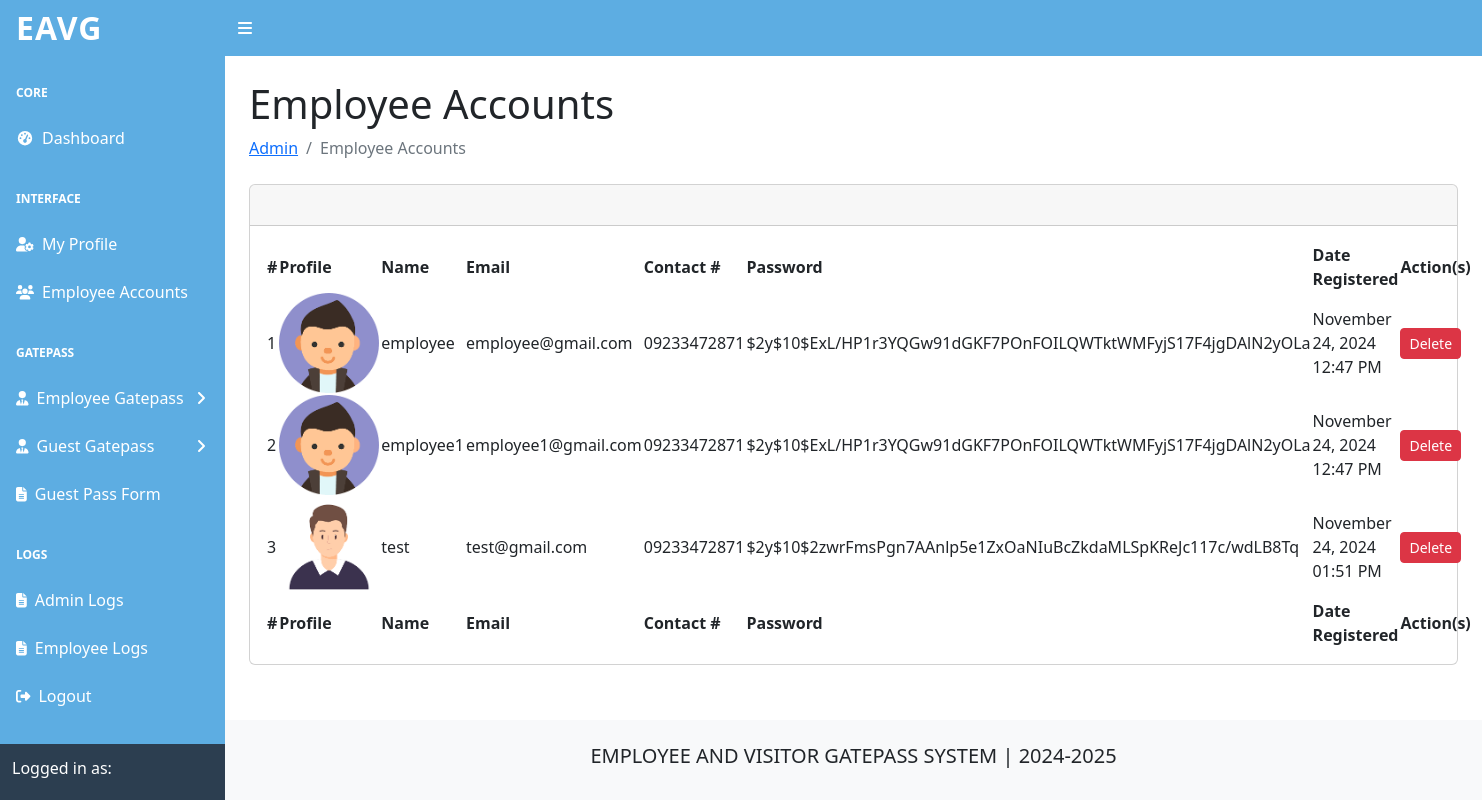
The page /admin/employee-accounts.php on the database its author committed.
### tables this page shows
CREATE TABLE `employee_accounts` (
  `id` int(11) NOT NULL,
  `image` varchar(200) NOT NULL,
  `name` varchar(80) NOT NULL,
  `email` varchar(80) NOT NULL,
  `contact_number` varchar(20) NOT NULL,
  `password` varchar(200) NOT NULL,
  `user_type` varchar(30) NOT NULL,
  `date_registered` datetime NOT NULL DEFAULT current_timestamp()
);

### admin/employee-accounts.php (the view, shortened to what this page needs)
<?php
    include('../includes/admin-header.php');
    $employee_accounts = $connForAccounts->query("SELECT * FROM `employee_accounts`")->fetchAll(PDO::FETCH_ASSOC);
?>
<main>
    <div class="container-fluid px-4">
        <h1 class="mt-4">Employee Accounts</h1>
        <ol class="breadcrumb mb-4">
            <li class="breadcrumb-item"><a href="admin.php">Admin</a></li>
            <li class="breadcrumb-item active">Employee Accounts</li>
        </ol>
        <div class="card mb-4 mt-4">
            <div class="card-header">
                <br>
            </div>
            <div class="card-body">
                <table id="datatablesSimple">
                    <thead>
                        <tr>
                            <th>#</th>
                            <th>Profile</th>
                            <th>Name</th>
                            <th>Email</th>
                            <th>Contact #</th>
                            <th>Password</th>
                            <th>Date Registered</th>
                            <th>Action(s)</th>
                        </tr>
                    </thead>
                    <tfoot>
                        <tr>
                            <th>#</th>
                            <th>Profile</th>
                            <th>Name</th>
                            <th>Email</th>
                            <th>Contact #</th>
                            <th>Password</th>
                            <th>Date Registered</th>
                            <th>Action(s)</th>
                        </tr>
                    </tfoot>
                    <tbody>
                        <?php
                            $count = 1;
                            foreach ($employee_accounts as $accounts):
                            ?>
                            <tr>
                                <td><?php echo $count++; ?></td>
                                <td><img src="../images/profile/<?php echo ($accounts['image']); ?>" alt="Image" style="width: 100px; height: auto;"></td>
                                <td><?php echo ($accounts['name']); ?></td>
                                <td><?php echo ($accounts['email']); ?></td>
                                <td><?php echo ($accounts['contact_number']); ?></td>
                                <td><?php echo ($accounts['password']); ?></td>
                                <td><?php echo date('F j, Y h:i A', strtotime($accounts['date_registered'])); ?></td>
                                <td>
                                    <form method="POST" action="" class="delete-form">
                                        <button type="submit" class="btn btn-danger btn-sm delete-button">Delete</button>
                                    </form>
                                </td>
                            </tr>
                        <?php endforeach; ?>
                    </tbody>
                </table>
            </div>
        </div>
    </div>
</main>
<?php include('../includes/footer.php');?>
<?php include('../includes/scripts.php');?>

### includes/admin-header.php (shortened to what this page needs)
<!DOCTYPE html>
<html lang="en">
    <head>
        <link href="https://stackpath.bootstrapcdn.com/bootstrap/4.5.2/css/bootstrap.min.css" rel="stylesheet">
        <link href="https://cdn.jsdelivr.net/npm/simple-datatables@7.1.2/dist/style.min.css" rel="stylesheet" />
        <link href="../css/dashboard.css" rel="stylesheet" />
    </head>
    <body class="sb-nav-fixed">
        <nav class="sb-topnav navbar navbar-expand" style="background-color: #5DADE2;">
            <a class="navbar-brand ps-3 text-white" href="admin.php">EAVG</a>
            <button class="btn btn-link order-1 order-lg-0 me-4 me-lg-0" id="sidebarToggle" href="admin.php"><i class="fas fa-bars text-white"></i></button>
        </nav>
        <div id="layoutSidenav">
            <div id="layoutSidenav_nav">
                <nav class="sb-sidenav accordion sb-sidenav-light" id="sidenavAccordion" style="background-color: #5DADE2;">
                    <div class="sb-sidenav-menu">
                        <div class="nav">
                            <div class="sb-sidenav-menu-heading text-white">Core</div>
                            <a class="nav-link text-white" href="admin.php">
                                <div class="sb-nav-link-icon">
                                    <i class="fas fa-fw fa-tachometer-alt text-white"></i>
                                </div>
                                Dashboard
                            </a>
                            <div class="sb-sidenav-menu-heading text-white">Interface</div>
                            <a class="nav-link text-white" href="profile.php">
                                <div class="sb-nav-link-icon">
                                    <i class="fas fa-user-cog text-white"></i>
                                </div>
                                My Profile
                            </a>
                            <a class="nav-link text-white" href="employee-accounts.php">
                                <div class="sb-nav-link-icon">
                                    <i class="fas fa-users text-white"></i>
                                </div>
                                Employee Accounts
                            </a>
                            <div class="sb-sidenav-menu-heading text-white">Gatepass</div>
                            <a class="nav-link collapsed text-white" href="#" data-bs-toggle="collapse" data-bs-target="#collapseLayouts" aria-expanded="false" aria-controls="collapseLayouts">
                                <div class="sb-nav-link-icon"><i class="fas fa-user-tie text-white"></i></div>
                                Employee Gatepass
                                <div class="sb-sidenav-collapse-arrow"><i class="fas fa-angle-down text-white"></i></div>
                            </a>
                            <a class="nav-link collapsed text-white" href="#" data-bs-toggle="collapse" data-bs-target="#guest" aria-expanded="false" aria-controls="guest">
                                <div class="sb-nav-link-icon"><i class="fas fa-user-tie text-white"></i></div>
                                Guest Gatepass
                                <div class="sb-sidenav-collapse-arrow"><i class="fas fa-angle-down text-white"></i></div>
                            </a>
                            <a class="nav-link text-white" href="guest-form.php">
                                <div class="sb-nav-link-icon">
                                    <i class="fas fa-file-alt text-white"></i>
                                </div>
                                Guest Pass Form
                            </a>
                            <div class="sb-sidenav-menu-heading text-white">Logs</div>
                            <a class="nav-link text-white" href="logs-admin.php">
                                <div class="sb-nav-link-icon">
                                    <i class="fas fa-file-alt text-white"></i>
                                </div>
                                Admin Logs
                            </a>
                            <a class="nav-link text-white" href="logs-employee.php">
                                <div class="sb-nav-link-icon">
                                    <i class="fas fa-file-alt text-white"></i>
                                </div>
                                Employee Logs
                            </a>
                            <a class="nav-link text-white" href="#" id="logout">
                                <div class="sb-nav-link-icon">
                                    <i class="fas fa-sign-out-alt text-white"></i>
                                </div>
                                Logout
                            </a>
                        </div>
                    </div>
                    <div class="sb-sidenav-footer" style="background-color: #2C3E50;">
                        <div class=" text-white">Logged in as:</div>
                    </div>
                </nav>
            </div>
            <div id="layoutSidenav_content">

### includes/footer.php
<footer class="py-4 bg-light mt-auto">
    <div class="container-fluid px-4">
        <div class="text-center">
            <h5>EMPLOYEE AND VISITOR GATEPASS SYSTEM | 2024-2025</h5>
        </div>
    </div>
</footer>
</div>
</div>

### includes/scripts.php (shortened to what this page needs)
</body>
</html>

### includes/admin-header.php (style rules this page uses)
.navbar-brand { font-weight: bold; font-size: 2rem; letter-spacing: 1px; }

### rows shown on the page
employee_accounts: image (picture), name "employee", email "employee@gmail.com", contact_number "09233472871", password "$2y$10$ExL/HP1r3YQGw91dGKF7POnFOILQWTktWMFyjS17F4jgDAlN2yOLa", date_registered "November 24, 2024 12:47 PM"
employee_accounts: image (picture), name "employee1", email "employee1@gmail.com", contact_number "09233472871", password "$2y$10$ExL/HP1r3YQGw91dGKF7POnFOILQWTktWMFyjS17F4jgDAlN2yOLa", date_registered "November 24, 2024 12:47 PM"
employee_accounts: image (picture), name "test", email "test@gmail.com", contact_number "09233472871", password "$2y$10$2zwrFmsPgn7AAnlp5e1ZxOaNIuBcZkdaMLSpKReJc117c/wdLB8Tq", date_registered "November 24, 2024 01:51 PM"
